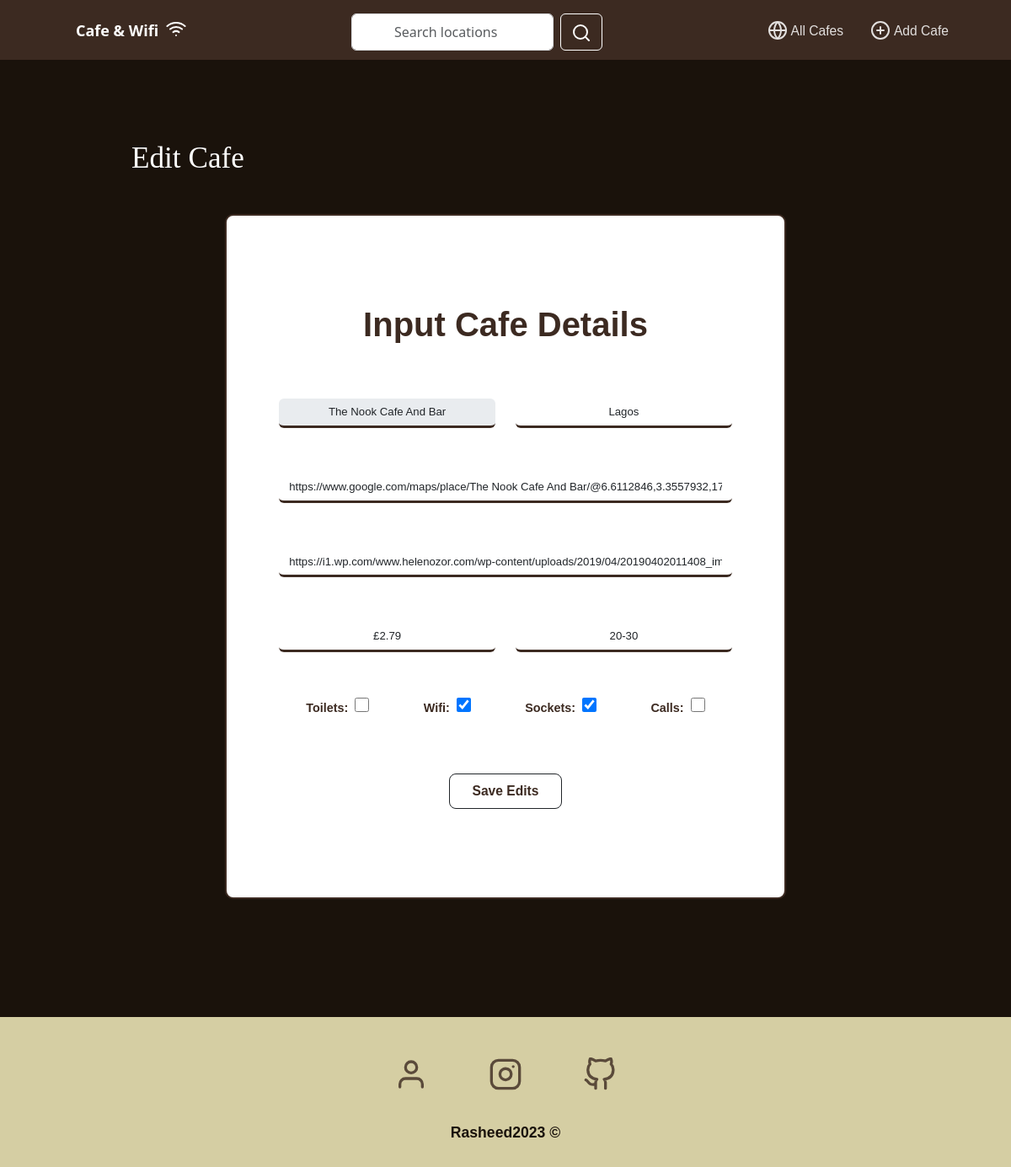
Before: /add-cafe/y/1 with the older database file.
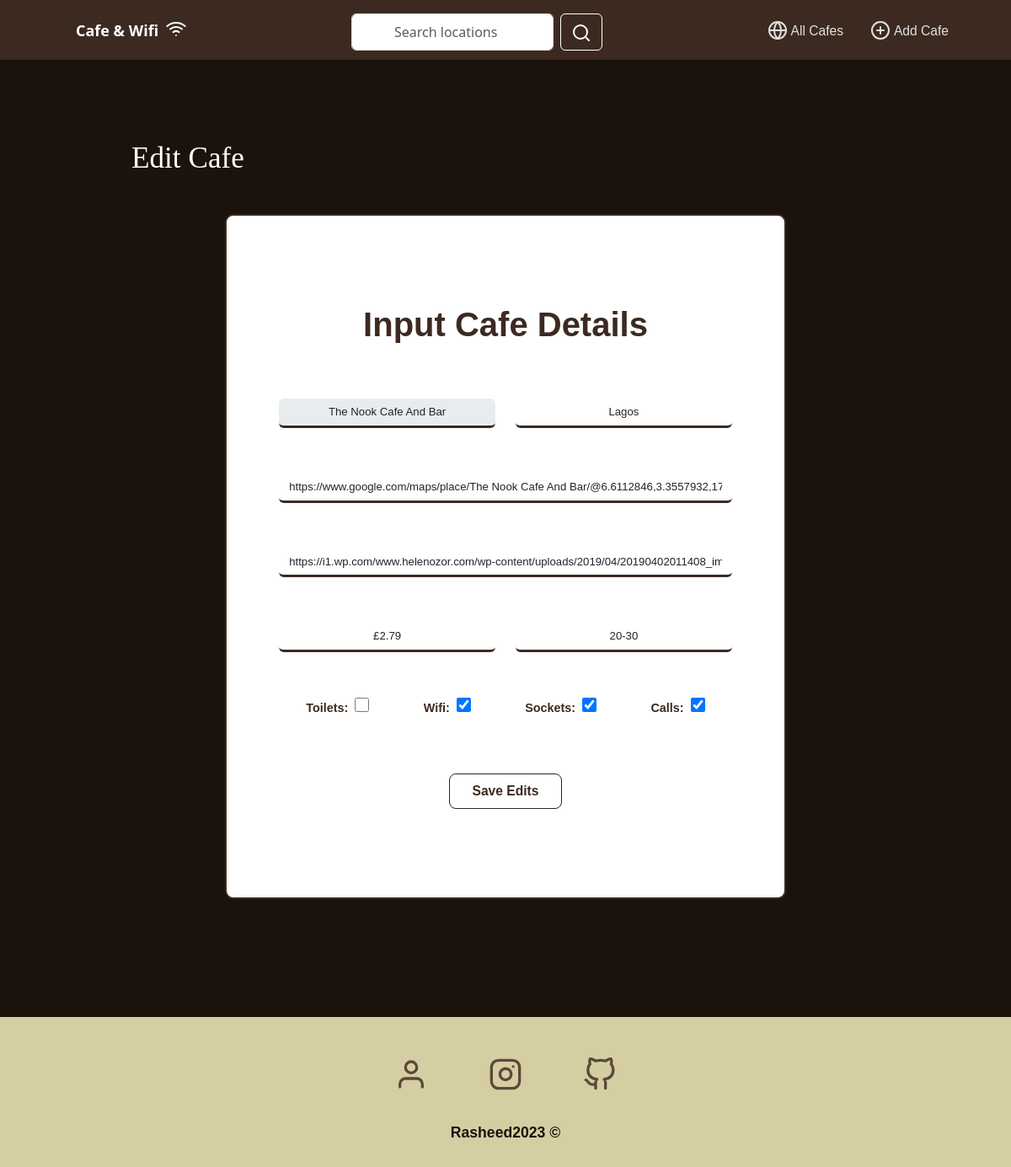
After: the same page with the newer database file.
### main.py (models this page shows, shortened)
class Cafe(db.Model):
    id = db.Column(db.Integer, primary_key=True)
    name = db.Column(db.String(250), unique=True, nullable=False)
    map_url = db.Column(db.String(500), nullable=False)
    img_url = db.Column(db.String(500), nullable=False)
    location = db.Column(db.String(250), nullable=False)
    seats = db.Column(db.String(250), nullable=False)
    has_toilet = db.Column(db.Boolean, nullable=False)
    has_wifi = db.Column(db.Boolean, nullable=False)
    has_sockets = db.Column(db.Boolean, nullable=False)
    can_take_calls = db.Column(db.Boolean, nullable=False)
    coffee_price = db.Column(db.String(250), nullable=True)

### main.py (the view, shortened to what this page needs)
@app.route('/add-cafe/<edit>/<int:id>', methods=['GET', 'POST'])
def add_cafe(edit, id):
    if id > 0:
        cafe_to_edit = Cafe.query.get(id)
    else:
        cafe_to_edit = None
    if request.method == 'GET':
        if edit == 'y':
            header = 'Edit Cafe'
            btn = 'Save Edits'
        else:
            header = 'Add Cafe'
            btn = 'Add Cafe'
        return render_template('add-cafe.html', header=header, cafe=cafe_to_edit, btn=btn)

### templates/add-cafe.html (shortened to what this page needs)
{% include "header.html" %}
<div class="page-container">
    <h1 class="page-heading" data-aos="fade-down-right" data-aos-duration="1500">{{header}}</h1>
    <form class="cafe-form needs-validation" data-aos="flip-right" data-aos-duration="1500" method="post" novalidate>
        <h1 class="form-heading">Input Cafe Details</h1>
        {% if cafe %}
            <div class="row form-row">
              <div class="col-lg-6 form-input">
                  <input class="form-control" placeholder="Cafe Name" value="{{cafe.name}}" type="text" disabled>
              </div>
              <div class="col-lg-6 form-input">
                <input class="form-control" placeholder="Cafe Location" value="{{cafe.location}}" type="text" name="loc" required>
              </div>
            </div>
            <div class="form-input form-row">
                <input class="form-control" placeholder="Map Url" value="{{cafe.map_url}}" type="url" data-aos="fade-down" name="map_url" required>
            </div>
            <div class="form-input form-row">
                <input class="form-control" placeholder="Image Url" value="{{cafe.img_url}}" type="url" data-aos="fade-down" name="img_url" required>
            </div>
            <div class="row form-row">
                <div class="col-lg-6 form-input" data-aos="fade-down" >
                   <input class="form-control" type="text" placeholder="Coffee Price" value="{{cafe.coffee_price}}" data-aos="fade-down" name="price" required>
                </div>
                <div class="col-lg-6 form-input" data-aos="fade-down" >
                    <input class="form-control" type="text" placeholder="Seats Available" value="{{cafe.seats}}" data-aos="fade-down" name="seats" required>
                </div>
            </div>
            <div class="checkbox-container">
                <div>
                    <label class="form-label me-2" data-aos="fade-left">Toilets:</label><input type="checkbox" data-aos="fade-left" name="toilet" {% if cafe.has_toilet %}checked{% endif %}>
                </div>
                <div>
                    <label class="form-label me-2" data-aos="fade-left">Wifi:</label><input type="checkbox" data-aos="fade-left" name="wifi" {% if cafe.has_wifi %}checked{% endif %}>
                </div>
                <div>
                    <label class="form-label me-2" data-aos="fade-left">Sockets:</label><input type="checkbox" data-aos="fade-left" name="sockets" {% if cafe.has_sockets %}checked{% endif %}>
                </div>
                <div>
                    <label class="form-label me-2" data-aos="fade-left">Calls:</label><input type="checkbox" data-aos="fade-left" name="calls" {% if cafe.can_take_calls %}checked{% endif %}>
                </div>
            </div>
        {% endif %}
        <button class="form-btn btn btn-lg btn-outline-dark" type="submit" data-aos="fade-up">{{btn}}</button>
    </form>
</div>
{% include "footer.html" %}

### templates/header.html (shortened to what this page needs)
<!DOCTYPE html>
<html lang="en">
<head>
  <link href="https://cdn.jsdelivr.net/npm/bootstrap@5.3.0-alpha1/dist/css/bootstrap.min.css" rel="stylesheet">
  <link href="https://unpkg.com/aos@2.3.1/dist/aos.css" rel="stylesheet">
  <link href="{{ url_for('static', filename='css/styles.css') }}" rel="stylesheet" type="text/css">
</head>
<body>
<nav class="navbar navbar-expand-lg navbar-dark sticky-top">
  <div class="container">
    <span class="navbar-brand ms-5">
      <span class="me-0">Cafe & Wifi <i class="brand-icon mb-2 ms-1" data-feather="wifi"></i></span>
    </span>
    <div class="sidebar offcanvas offcanvas-start" tabindex="-1" id="offcanvasNavbar" aria-labelledby="offcanvasNavbarLabel">
      <div class="offcanvas-body">
        <form class="d-flex mx-auto search-container" role="search" action="{{ url_for('search_results') }}">
          <input class="form-control me-2 search-bar" type="search" placeholder="Search locations" aria-label="Search" name="loc" id="search">
          <button class="btn search-btn" type="submit">
            <i data-feather="search"></i>
          </button>
        </form>
        <ul class="navbar-nav justify-content-end align-items-center pe-3">
        <li class="nav-item">
          <a class="nav-link mx-2" href="/"><i class="link-icon me-1 mb-1" data-feather="globe"></i><span>All Cafes</span></a>
        </li>
        <li class="nav-item">
          <a class="nav-link mx-2" href="{{ url_for('add_cafe', edit='n', id=0) }}"><i class="link-icon me-1 mb-1" data-feather="plus-circle"></i><span>Add Cafe</span></a>
        </li>
        </ul>
      </div>
    </div>
  </div>
</nav>

### templates/footer.html (shortened to what this page needs)
    <footer>
        <div class="icon-container">
            <a href="https://fola-dev-5f6268184922.herokuapp.com/" target="_blank"><i class="footer-icon" data-feather="user"></i></a>
            <a href="https://www.instagram.com/fela.23" target="_blank"><i class="footer-icon" data-feather="instagram"></i></a>
            <a href="https://github.com/OmniRR24" target="_blank"><i class="footer-icon" data-feather="github"></i></a>
        </div>
        <p class="copyright">Rasheed2023 ©</p>
    </footer>
</body>
</html>

### static/css/styles.css (style rules this page uses)
html { overflow-x: hidden }
body { overflow: hidden; }
.navbar { background-color: #3C2A21; padding: 1rem 0 .7rem; }
.navbar-brand { font-size: 1.5vw; font-weight: bold; color: #fff; }
.nav-link { font-size: clamp(.45rem, 1.3vw, 1.05rem); font-family: "Montserrat-Light", sans-serif; color: #fff; opacity: .85; }
.search-bar { background-color: #fff; color: #1A120B; width: 20vw; height: 5.5vh; }
.search-btn { --bs-btn-color: #fff; --bs-btn-border-color: #fff; --bs-btn-hover-color: #3C2A21; --bs-btn-hover-bg: #fff; --bs-btn-hover-border-color: #fff; --bs-btn-focus-shadow-rgb: 248, 249, 250; --bs-btn-active-color: #3C2A21; --bs-btn-active-bg: #fff; --bs-btn-active-border-color: #fff; --bs-btn-active-shadow: inset 0 3px 5px rgba(0, 0, 0, 0.125); --bs-btn-disabled-color: #fff; --bs-btn-disabled-bg: transparent; --bs-btn-disabled-border-color: #fff; --bs-gradient: none; height: 5.5vh; }
.page-container { background-color: #1A120B; padding: 8% 13%; color: #fff; }
.page-heading { font-size: clamp(2.2rem, 2.9vw, 2.9rem); font-family: 'Bree Serif', serif; }
.cafe-form { width: 75%; margin: 5% auto; padding: 10% 7%; background-color: #fff; border: 2px solid #3C2A21; border-radius: 10px; font-family: "Montserrat-Light", sans-serif; color: #3C2A21; }
.form-heading { text-align: center; font-weight: bold; margin: 3% 0 12%; }
.form-control { text-align: center; }
input[type=text], input[type=url] { background: transparent; border: none; border-bottom: 3px solid #3C2A21; outline: none; font-family: "Montserrat-Light", sans-serif; font-size: 1.1vw; }
input[type=text]::placeholder { color: #3C2A21; font-size: 1.2vw; font-weight: bold; }
.form-label, input[type=url]::placeholder { color: #3C2A21; font-size: 1.2vw; font-weight: bold; }
.checkbox-container { display: flex; justify-content: space-around; }
input[type=checkbox] { height: 17px; width: 17px; }
.form-row { margin-bottom: 10%; }
.form-input { text-align: center; }
.form-btn { display: block; margin: 11% auto 3%; font-weight: bold; font-size: 1.3vw; color: #3C2A21; width: 25%; }
footer { font-family: "Montserrat-Light", sans-serif; background-color: #D5CEA3; padding: 1%; }
.icon-container { display: flex; justify-content: center; gap: 6vw; margin: 4.5vh 0; }
.footer-icon { width: 40px; height: 40px; color: #3C2A21; opacity: .8; }
.copyright { text-align: center; color: #1A120B; font-size: 1.1rem; font-weight: bold; }

Changed rows visible on the page:
changed Cafe "The Nook Cafe And Bar": can_take_calls "☐" → "☑"
